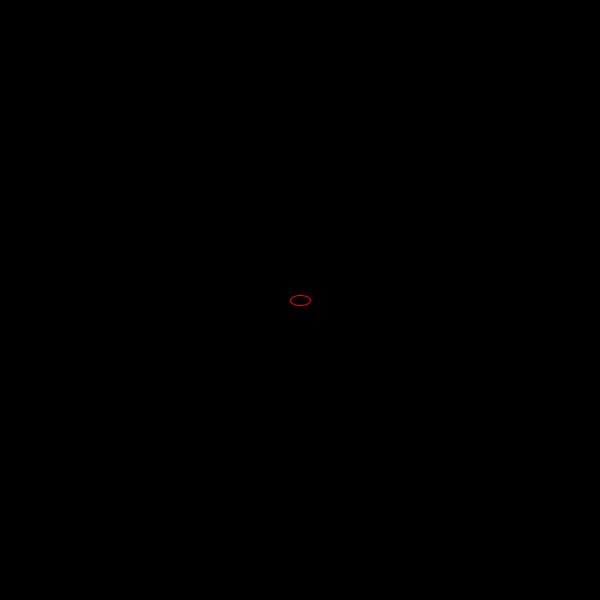
Frame 1 (no input)
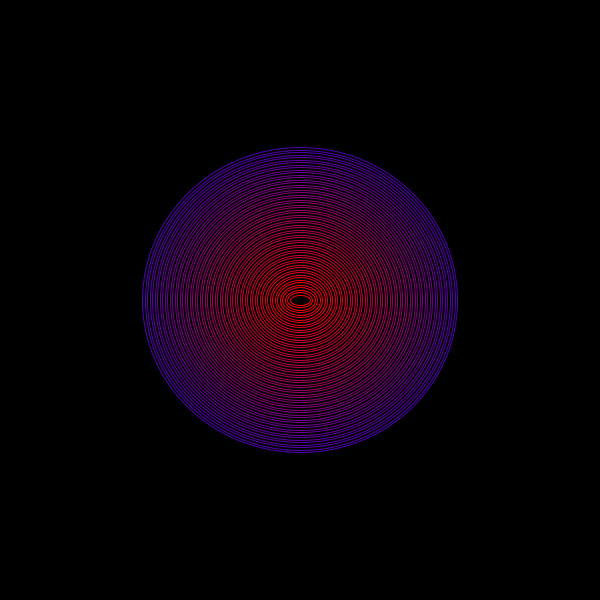
Frame 60 (the mouse pressed at the canvas centre just before this capture)
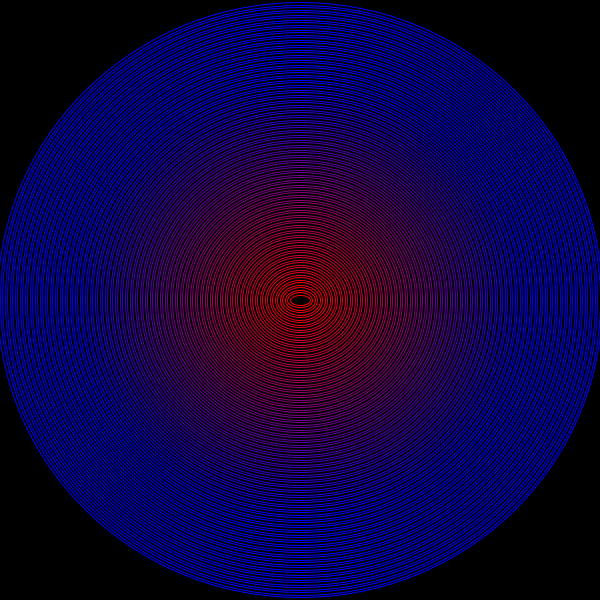
Frame 120 (the mouse held since frame 60 and released just before this capture)

The Processing sketch that drew these frames (run headless with seeded random() and noise(); from frame 60 on, the mouse is pressed at the canvas centre):

// Processing sketch: sketch_hmwk_04
// ── sketch_hmwk_04.pde
//global variables
int r=10;
int col=0;

void setup()
{
  size(600,600);
  background(0);
  frameRate(10);
}

void draw()
{
  noFill();
  int weight=int(random(1,1));
  strokeWeight(weight);
  
  if(r<width && r<height)
  {
    stroke(255-col,0,0+col);
    ellipse(width/2,height/2,r+10,r);
    r+=5;
    col+=3;
  }
}
